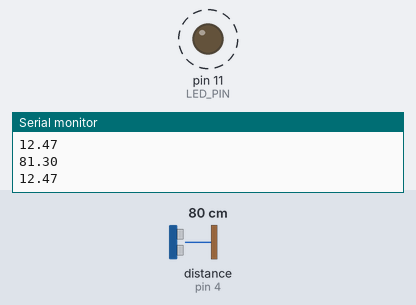
This sketch was run on a simulated Arduino Uno, built with avr-gcc and run on an emulated ATmega328P. On the bench: output pins drawn as LEDs (lit = HIGH), the last lines printed to the serial monitor. Wiring (inferred from the names in the program): ultrasonic range finder: trigger pin 6; echo pin 4. Dashed ring = blinking. The test bench sets the inputs (shaded band); at power-on: distance to the obstacle (sensor on pin 4) 80 cm. The echo pulse lasts 58.3 µs per cm; pins used as bus, display or sensor lines are not drawn.

Above: at 1.2 s.
1.3 s: distance to the obstacle (sensor on pin 4) set to 4 cm
At 2.0 s:
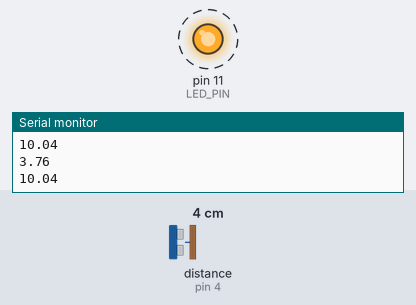
2.8 s: distance to the obstacle (sensor on pin 4) set to 2 cm
At 3.08 s:
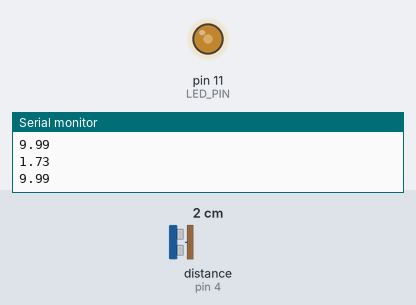
5.8 s: distance to the obstacle (sensor on pin 4) set to 299 cm
Timing chart, 0 to 14.8 s (numbered marks = the images above; inputs shaded):
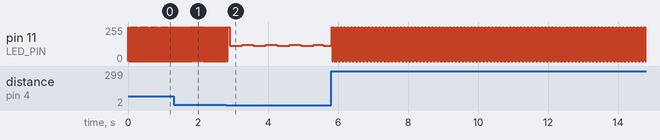

The sketch:

lab1-activity8.ino
```cpp
const int TRIG = 6;
const int ECHO = 4;
const int LED_PIN = 11;

const float m = -0.25; //slope: (f2-f1)/(d2-d1)=(100-1)/(2-400)
const float b = 100.5; //y-int: b=y-mx=100-(-0.25)(2)

int diffTime;
float distance;
float period;

void setup() {

  Serial.begin(9600);
  pinMode(TRIG, OUTPUT);
  pinMode(ECHO, INPUT);
  pinMode(LED_PIN, OUTPUT);
  digitalWrite(TRIG,LOW);

}

void loop() {
  digitalWrite(TRIG,HIGH);
  delayMicroseconds(10);
  digitalWrite(TRIG,LOW);

  diffTime = pulseIn(ECHO,HIGH);
  period = 1 / (m * distance + b) * 1000;
  distance = diffTime * 0.035 / 2;

  if(period < 0){
    period = 0;
  }

  Serial.println(distance);
  Serial.println(period);

  digitalWrite(LED_PIN,HIGH);
  delay(period);

  digitalWrite(LED_PIN,LOW);
  delay(period);

}
```

Measured:
- the behaviour switches between 3 and 2 cm on distance to the obstacle (sensor on pin 4) (found by bisection; images 1 and 2)
- after the input at 1.3 s, pin 11 (LED_PIN): alternates 255/255 for 0.01 s and 0/255 for 0.01 s, starting after 0.12 s
- by itself, pin 11 (LED_PIN): alternates 255/255 for 0.01 s and 0/255 for 0.02 s
